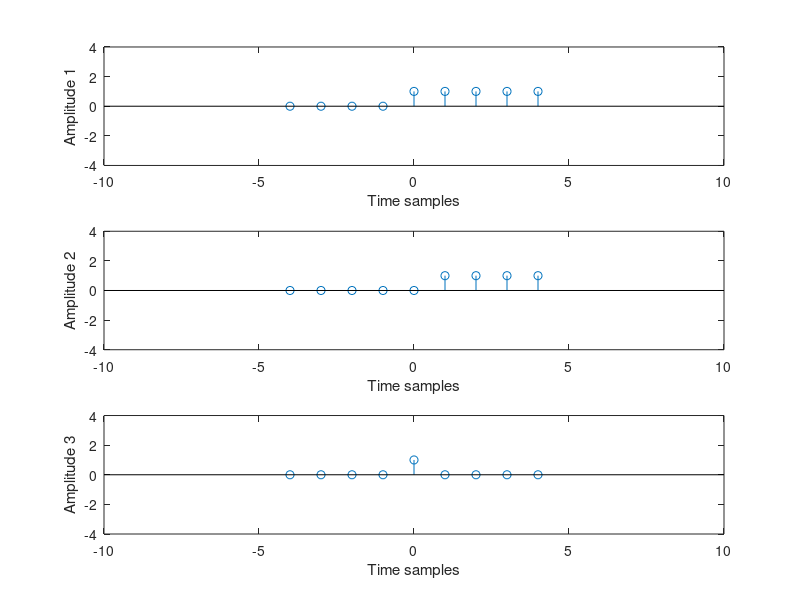

Write the MATLAB code that produced this figure.
% subplot
% note that we must assign the subplot on top of the stem ,
% order significant

n=-4:4; 

subplot(3,1,1);
unit_n=n>=0; 
stem(n , unit_n);
axis([-10 10 -4 4]);
xlabel('Time samples');
ylabel('Amplitude 1');

subplot(3,1,2);
unit_n2=n>=1; 
stem(n , unit_n2);
axis([-10 10 -4 4]);
xlabel('Time samples');
ylabel('Amplitude 2');

subplot(3,1,3);
unit_n3=unit_n-unit_n2; 
stem(n , unit_n3);
axis([-10 10 -4 4]);
xlabel('Time samples');
ylabel('Amplitude 3');

